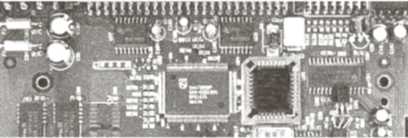
#> input picture DIP Lab/Projects/Lab 10/image3.png, 408 x 138 px
$ jupyter execute 'lab 10.ipynb'
#> lines starting #> are read from the running program, lines starting #| are printed output that depends on the picture
[cell 1]
import cv2
import numpy as np
import matplotlib.pyplot as plt
from skimage.feature import local_binary_pattern

radius = 1
n_points = 8 * radius
method1 = 'default'
method2 = 'ror'

image = cv2.imread('image3.png', cv2.IMREAD_GRAYSCALE)
#> image: shape (138, 408); min 70, max 255, mean 162.1

lbp_default = local_binary_pattern(image, n_points, radius, method=method1)
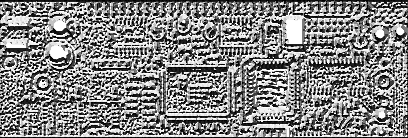
#> lbp_default: shape (138, 408) float64; min 0, max 255, mean 133.2
lbp_ri = local_binary_pattern(image, n_points, radius, method=method2)
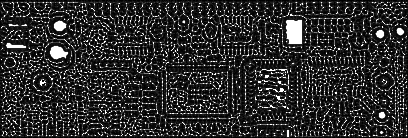
#> lbp_ri: shape (138, 408) float64; min 0, max 255, mean 45.5

plt.figure(figsize=(12, 5))

plt.subplot(1, 2, 1)
plt.hist(lbp_default.ravel(), bins=int(lbp_default.max()+1), density=True)
plt.title("Original LBP Histogram")

plt.subplot(1, 2, 2)
plt.hist(lbp_ri.ravel(), bins=int(lbp_ri.max()+1), density=True)
plt.title("Rotated Invariant LBP Histogram")

plt.tight_layout()
plt.show()
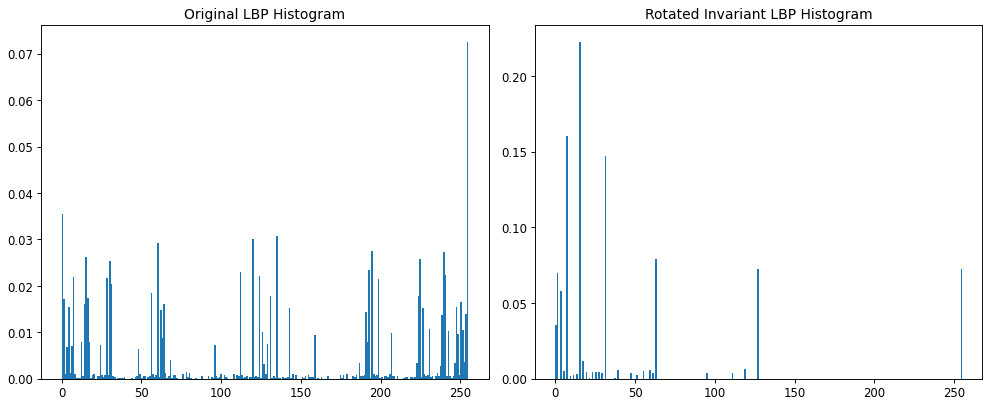
#> figure drawn by matplotlib, 2 panels; panel 1: tallest bar 0.0724 high, from x = 254 to 255; panel 2: tallest bar 0.222 high, from x = 14.94 to 15.94

$ run again, with DIP Lab/Projects/Lab 10/image1.png copied over DIP Lab/Projects/Lab 10/image3.png
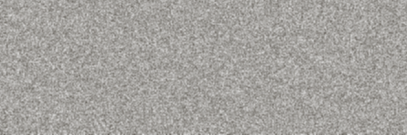
#> input picture DIP Lab/Projects/Lab 10/image1.png, 407 x 135 px
#> `lbp_ri = local_binary_pattern(image, n_points, radius, method=method2)`:
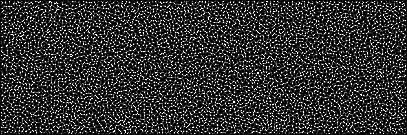
#> lbp_ri: shape (135, 407) float64; min 0, max 255, mean 50.8
#> `plt.show()`:
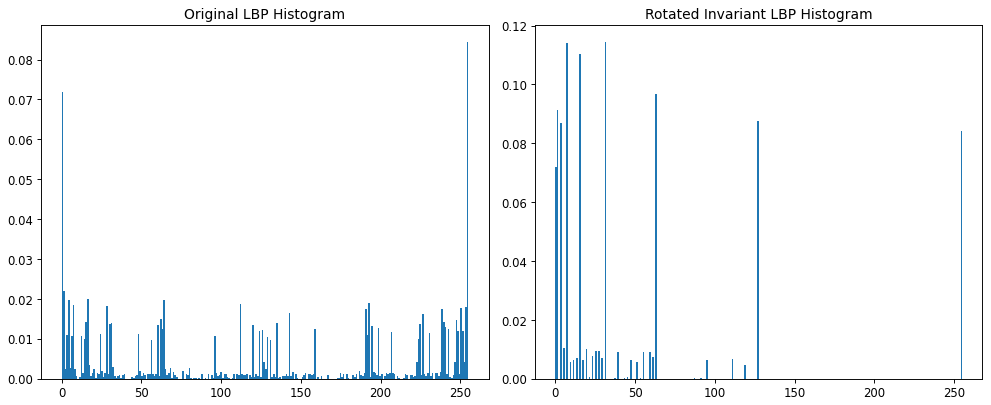
#> figure drawn by matplotlib, 2 panels; panel 1: tallest bar 0.0843 high, from x = 254 to 255; panel 2: tallest bar 0.114 high, from x = 30.88 to 31.88

$ run again, with DIP Lab/Projects/Lab 10/image4.png copied over DIP Lab/Projects/Lab 10/image3.png
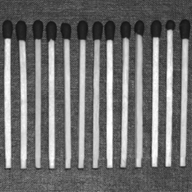
#> input picture DIP Lab/Projects/Lab 10/image4.png, 192 x 192 px
#> image is the input picture: shape (192, 192); min 20, max 255, mean 112.9
#> `lbp_ri = local_binary_pattern(image, n_points, radius, method=method2)`:
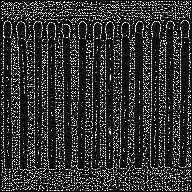
#> lbp_ri: shape (192, 192) float64; min 0, max 255, mean 51.4
#> `plt.show()`:
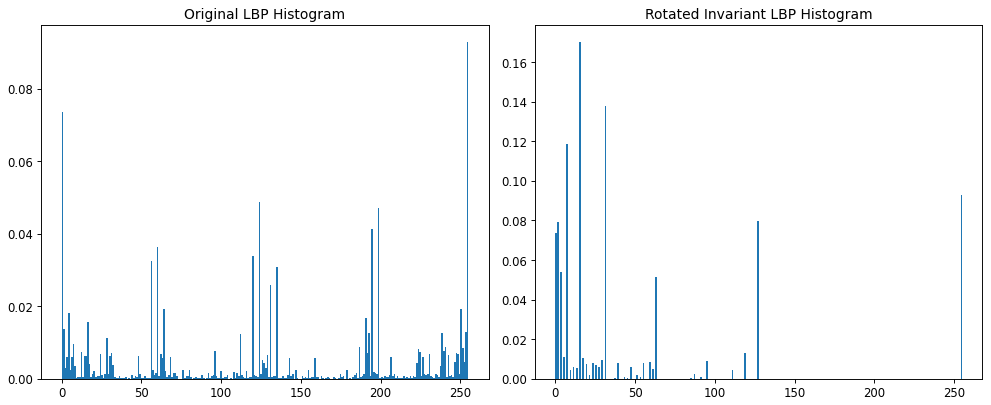
#> figure drawn by matplotlib, 2 panels; panel 1: tallest bar 0.0928 high, from x = 254 to 255; panel 2: tallest bar 0.17 high, from x = 14.94 to 15.94
